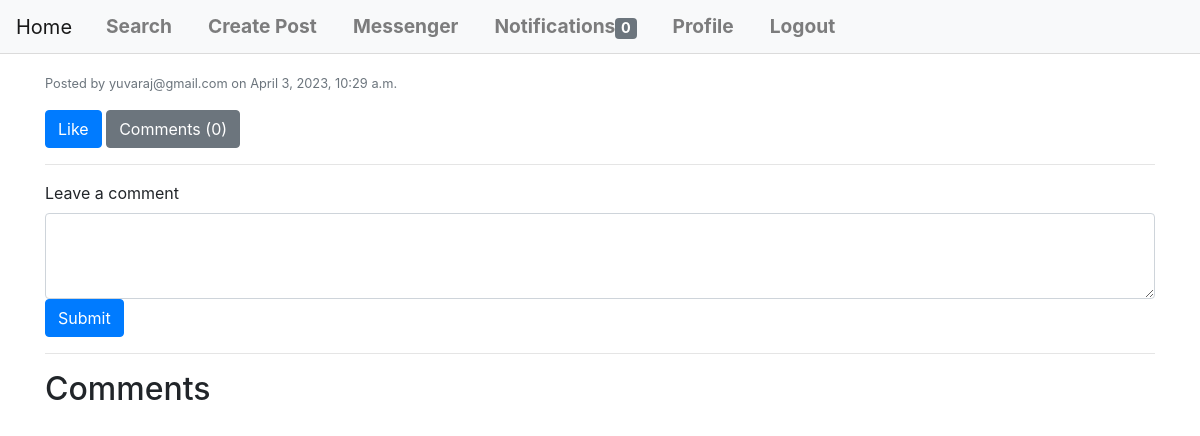
The app's page /post/2/ (signed in), older data.
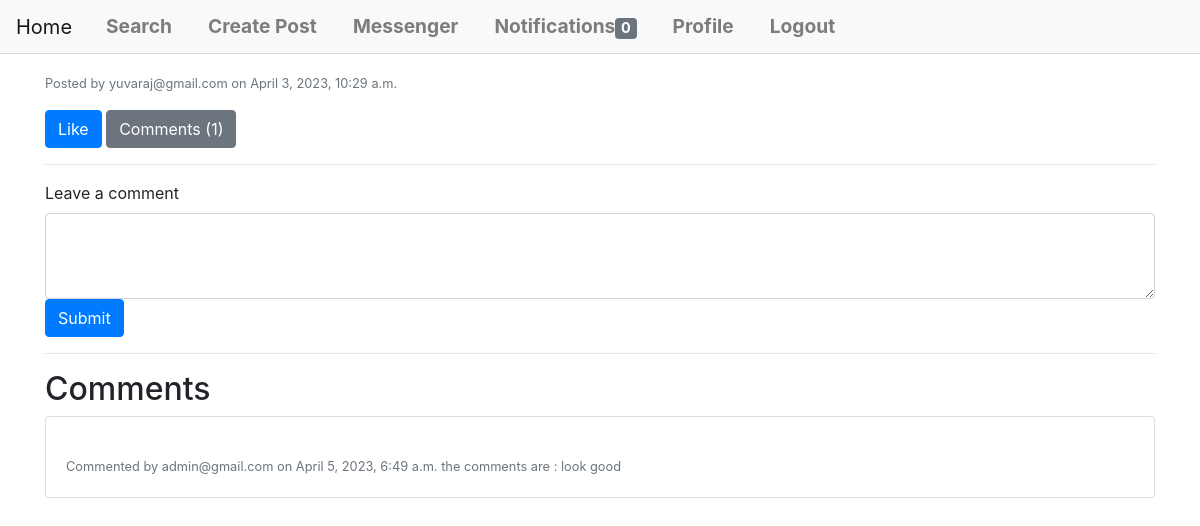
The same page, newer data.
### socialmediaapp/models.py (models this page shows, shortened)
class Post(models.Model):
    user = models.ForeignKey(User, on_delete=models.CASCADE)
    image = models.ImageField(upload_to='posts', null=True, blank=True)  # Update to ImageField
    video = models.FileField(upload_to='posts/videos/', null=True, blank=True)  # Add a new FileField for video
    caption = models.CharField(max_length=255)
    created_date = models.DateTimeField(auto_now_add=True)
    likes = models.ManyToManyField(User, related_name='liked_posts')

class CustomUser(AbstractBaseUser,PermissionsMixin):
    email = models.EmailField(unique=True)
    first_name = models.CharField(max_length=30)
    last_name = models.CharField(max_length=30)
    is_active = models.BooleanField(default=True)
    is_staff = models.BooleanField(default=False)
    is_superuser = models.BooleanField(default=False)
    USERNAME_FIELD = 'email'
    REQUIRED_FIELDS = ['first_name', 'last_name']
    objects = CustomUserManager()

class Comment(models.Model):
    user = models.ForeignKey(User, on_delete=models.CASCADE)
    post = models.ForeignKey(Post, on_delete=models.CASCADE, related_name='comments')
    text = models.CharField(max_length=255)
    created_date = models.DateTimeField(auto_now_add=True)

### socialmediaapp/views.py (the view)
# urls.py: path('post/<int:post_id>/', post_detail, name='post_detail'),
@login_required
def post_detail(request, post_id):
    post = get_object_or_404(Post, id=post_id)
    comments = post.comments.order_by('-created_date')
    if request.method == 'POST':
        form = CommentForm(request.POST)
        if form.is_valid():
            comment = form.save(commit=False)
            comment.post = post
            comment.user = request.user
            comment.save()
            return redirect('post_detail', post_id=post.id)
    else:
        form = CommentForm()
    return render(request, 'post_detail.html', {'post': post, 'form': form, 'comments': comments})

### socialmediaapp/forms.py
class CommentForm(forms.ModelForm):
    class Meta:
        model = Comment
        fields = ['text']

### socialmediaapp/templates/post_detail.html (shortened to what this page needs)
{% extends 'base.html' %}
{% block content %}
  <p><small class="text-muted">Posted by {{ post.user.email }} on {{ post.created_date }}</small></p>
  {% if request.user.is_authenticated %}
    {% if request.user in post.likes.all %}
      <form action="{% url 'post_like' post.id %}" method="post" style="display: inline;">
        {% csrf_token %}
        <button type="submit" class="btn btn-danger">Unlike</button>
      </form>
    {% else %}
      <form action="{% url 'post_like' post.id %}" method="post" style="display: inline;">
        <button type="submit" class="btn btn-primary">Like</button>
      </form>
    {% endif %}
    <a href="{% url 'post_detail' post.id %}#comments" class="btn btn-secondary">Comments ({{ post.comments.count }})</a>
    <hr>
    <form method="post">
      <div class="form-group">
        <label for="comment">Leave a comment</label>
        <textarea class="form-control" id="comment" name="text" rows="3" required></textarea>
        <button type="submit" class="btn btn-primary">Submit</button>
      </div>
    </form>
  {% else %}
    <hr>
    <p>Please <a href="{% url 'login' %}?next={{ request.path }}">log in</a> to like and comment on this post.</p>
  {% endif %}
  <hr>
  <div id="comments">
    <h2>Comments</h2>
    {% for comment in comments %}
    <div class="card mb-3">
      <div class="card-body">
        <p class="card-text"><small class="text-muted">Commented by {{ comment.user.email }} on {{ comment.created_date }}
          the comments are : {{comment.text}}
        </small></p>
      </div>
    </div>
    {% endfor %}
  </div>
  {% endblock %}

Row changes from the older to the newer data that the page shows:
computed for Post "yuvaraj@gmail.com": comments.count "0" → "1"
added Comment: user.email "admin@gmail.com", created_date "April 5, 2023, 6:49 a.m.", text "look good"
